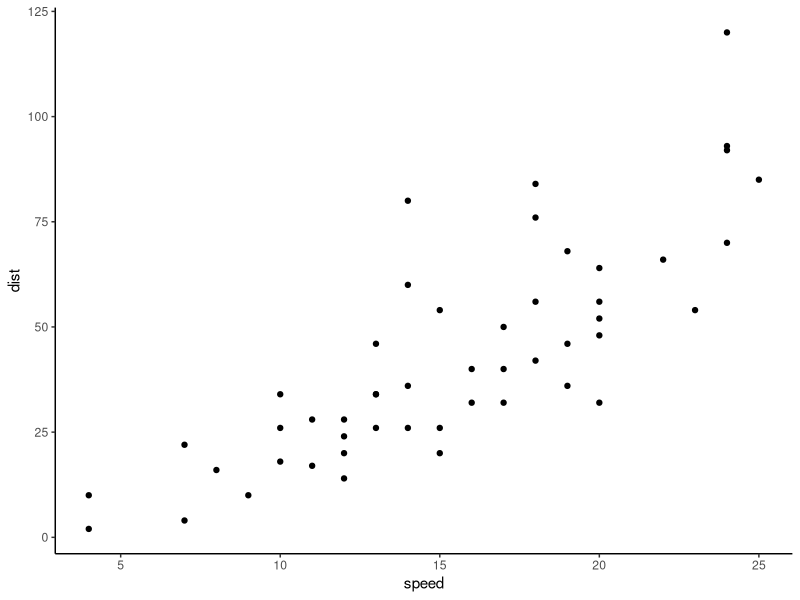
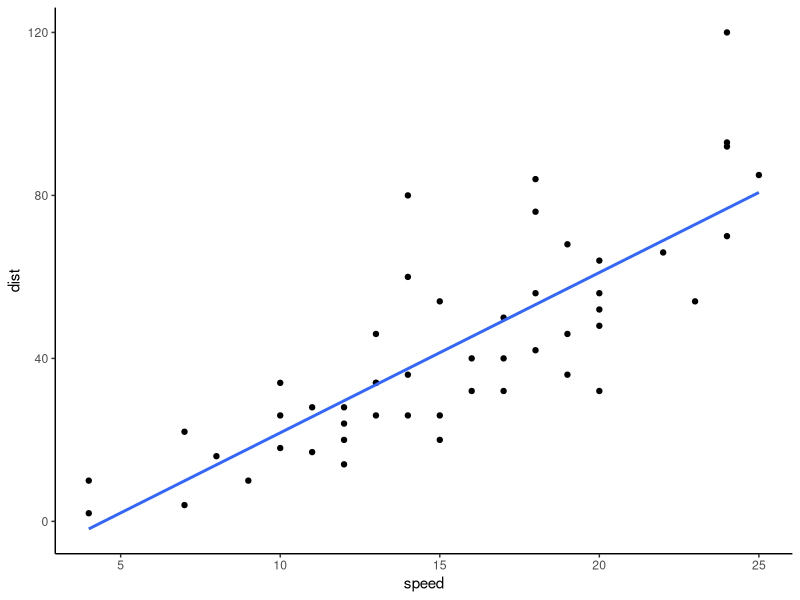
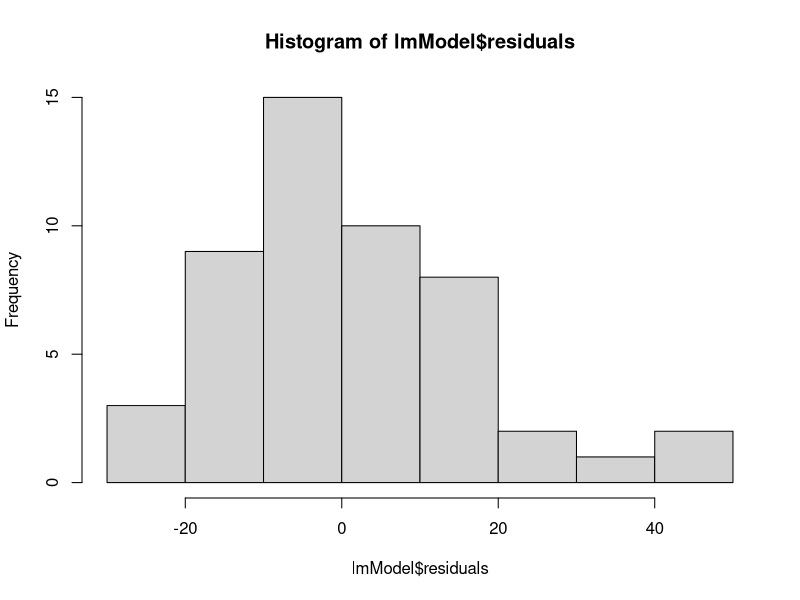

The R script that drew these images, in order:
# Scott Schumacker
# notes

# Loading libraries
library(tidyverse)
library(lmtest)

# Using cars data set
head(cars, 10)

# Visualizing data as scatter plot
cars %>% 
  ggplot(aes(speed, dist)) +
  geom_point() +
  theme_classic()

# Creating model summary
cars %>% 
  lm(dist ~ speed, data = .) %>% 
  summary()

# Looking at model coefficients
lmModel <- lm(dist ~ speed, data = cars)
lmModel
summary(lmModel)

# Visualizing data with linear trend line added
cars %>% 
  ggplot(aes(speed, dist)) +
  geom_point() +
  geom_smooth(method = "lm", se = F) +
  theme_classic()

# Checking normality of residuals
hist(lmModel$residuals)

# Checking for homoscedasticity of residuals
# Ho: Heteroscedasticity is not present
# Ha: Heteroscedasticity is present
bptest(lmModel)

# p-value is above alpha at 0.05. We fail to reject null hypothesis
# model residuals are most likely show homoscedasticity